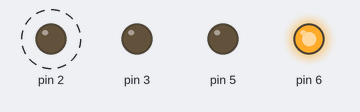
A sketch run on a simulated Arduino Uno, built with avr-gcc and run on an emulated ATmega328P. Parts: output pins drawn as LEDs (lit = HIGH). Dashed ring = blinking.

Above: at 0.4 s.
Timing chart, 0 to 3.0 s (numbered marks = the images above):
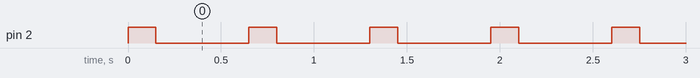

Measured:
- by itself, pin 2: alternates HIGH for 0.15 s and LOW for 0.50 s

The sketch:

dac.ino
```cpp
void setup() {
  // put your setup code here, to run once:
 pinMode(2,OUTPUT);
 pinMode(3,OUTPUT);
 pinMode(5,OUTPUT);
 pinMode(6,OUTPUT);
 digitalWrite(5,LOW);
 digitalWrite(6,HIGH);
}

void loop() {
// put your main code here, to run repeatedly:
  digitalWrite(2,HIGH);

  delay(150);
  digitalWrite(2,LOW);
delay(500);

//digitalWrite(3,HIGH);

  //delay(150);
  //digitalWrite(3,LOW);
//delay(1000);

}
```
